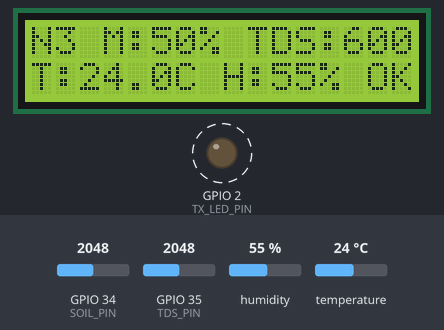
A sketch run on a simulated ESP32. On the bench: 16×2 character LCD, output pins drawn as LEDs (lit = HIGH). Dashed ring = blinking. Inputs (shaded band) come from the test bench; at power-on: GPIO 35 (TDS_PIN) = 2048, GPIO 34 (SOIL_PIN) = 2048, humidity 55 %, temperature 24 °C. WiFi joins after 1.5 s; servers stay silent unless stated; random numbers use the default seed unless the sketch sets one; no MQTT or app messages arrive unless stated; what the sketch prints to the serial monitor is not drawn.

Above: at 4.8 s.
4.9 s: GPIO 35 (TDS_PIN) set to 2327
At 6.27 s:
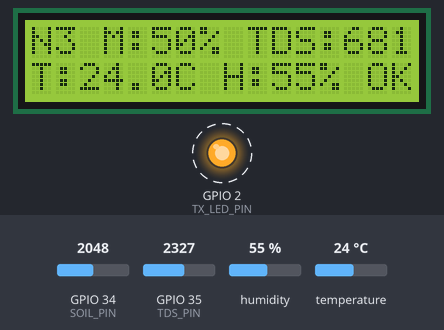
11.7 s: GPIO 35 (TDS_PIN) set to 2445
At 14.8 s:
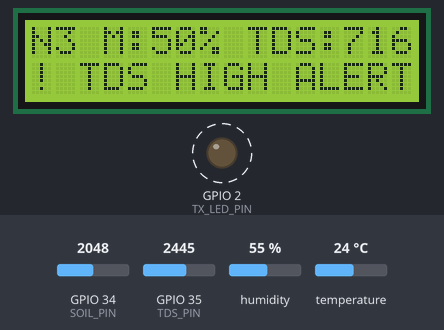
17.8 s: GPIO 34 (SOIL_PIN) set to 1228
At 18.83 s:
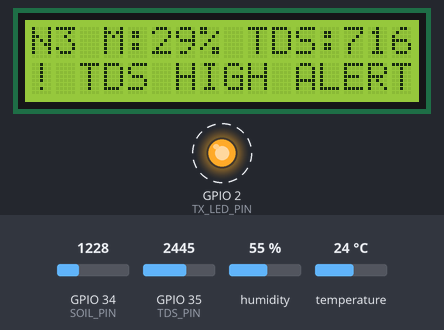
21.1 s: GPIO 35 (TDS_PIN) set to 1228
At 21.9 s:
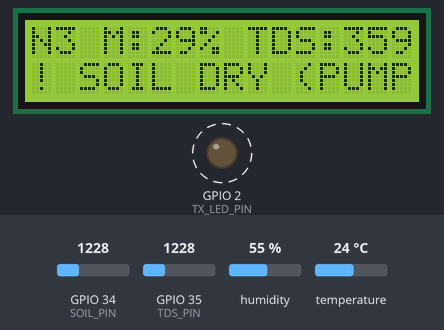
27.8 s: GPIO 34 (SOIL_PIN) set to 660
At 28.88 s:
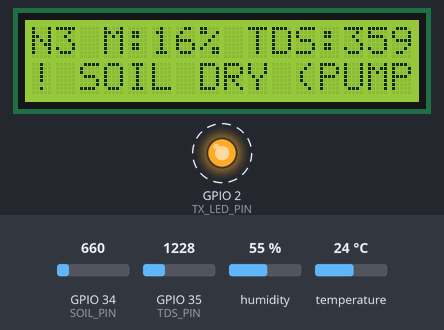
31.1 s: GPIO 34 (SOIL_PIN) set to 740
Timing chart, 0 to 35.4 s (numbered marks = the images above; inputs shaded):
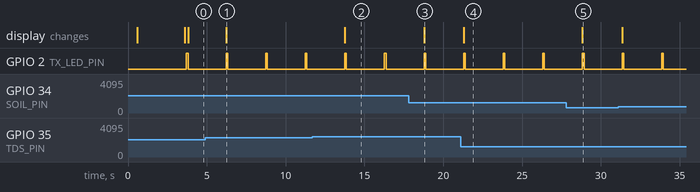

The sketch:

sketch3.ino
```cpp
/*
 * Smart Kitchen Garden Monitoring - SENSOR NODE 3 (Plant Pod 3)
 */

const char* SERVER_URL = " https://nasty-peaches-cover.loca.lt";
#define WOKWI_SIMULATION 1

#include <Wire.h>
#include <LiquidCrystal_I2C.h>
#include <DHT.h>

#if WOKWI_SIMULATION
  #include <WiFi.h>
  #include <PubSubClient.h>
#else
  #include <SPI.h>
  #include <LoRa.h>
#endif

// ================= NODE CONFIGURATION =================
const int NODE_ID = 3;
const char* POD_NAME = "Pod 3";
const char* MQTT_TOPIC = "kitchen_garden_lora/node3";

// Pin Definitions
#define DHTPIN 4
#define DHTTYPE DHT22
#define SOIL_PIN 34
#define TDS_PIN 35
#define TX_LED_PIN 2

#if !WOKWI_SIMULATION
  #define LORA_SS 5
  #define LORA_RST 14
  #define LORA_DIO0 26
#endif

DHT dht(DHTPIN, DHTTYPE);
LiquidCrystal_I2C lcd(0x27, 16, 2);

const int MOISTURE_THRESHOLD = 40;  // Below 40% = Dry soil
const int TDS_THRESHOLD = 700;       // Above 700 ppm = High TDS alert

#if WOKWI_SIMULATION
  const char* WIFI_SSID = "Wokwi-GUEST";
  const char* WIFI_PASSWORD = "";
  const char* MQTT_BROKER = "broker.hivemq.com";
  const int MQTT_PORT = 1883;

  WiFiClient espClient;
  PubSubClient mqttClient(espClient);

  void setupWiFi() {
    delay(10);
    Serial.println();
    Serial.print("[WiFi] Connecting to ");
    Serial.println(WIFI_SSID);
    WiFi.begin(WIFI_SSID, WIFI_PASSWORD);

    int retries = 0;
    while (WiFi.status() != WL_CONNECTED && retries < 25) {
      delay(300);
      Serial.print(".");
      retries++;
    }
    if (WiFi.status() == WL_CONNECTED) {
      Serial.println("\n[WiFi] Connected successfully!");
      Serial.print("[WiFi] IP: ");
      Serial.println(WiFi.localIP());
    } else {
      Serial.println("\n[WiFi] Connection pending, will retry in background...");
    }
  }

  void reconnectMQTT() {
    while (!mqttClient.connected()) {
      Serial.print("[MQTT] Connecting to broker.hivemq.com...");
      String clientId = "KitchenGardenNode-" + String(NODE_ID) + "-" + String(random(0xffff), HEX);
      if (mqttClient.connect(clientId.c_str())) {
        Serial.println(" Connected successfully!");
      } else {
        Serial.print(" Failed (rc=");
        Serial.print(mqttClient.state());
        Serial.println("), retrying in 2 seconds...");
        delay(2000);
      }
    }
  }
#endif

void setup() {
  Serial.begin(115200);
  delay(500);

  pinMode(TX_LED_PIN, OUTPUT);
  digitalWrite(TX_LED_PIN, LOW);

  Wire.begin(21, 22);
  lcd.init();
  lcd.backlight();
  lcd.setCursor(0, 0);
  lcd.print("Kitchen Garden");
  lcd.setCursor(0, 1);
  lcd.print(String(POD_NAME) + " Init");

  dht.begin();

  Serial.println("\n==========================================");
  Serial.printf(" SMART KITCHEN GARDEN - NODE %d [%s]\n", NODE_ID, POD_NAME);
  Serial.println("==========================================");

#if WOKWI_SIMULATION
  Serial.println("[MODE] Simulation via MQTT Virtual LoRa");
  setupWiFi();
  mqttClient.setServer(MQTT_BROKER, MQTT_PORT);
#else
  Serial.println("[MODE] Physical SX1278 LoRa Hardware");
  LoRa.setPins(LORA_SS, LORA_RST, LORA_DIO0);
  if (LoRa.begin(433E6)) {
    Serial.println("[LoRa] SX1278 transceiver ready at 433 MHz");
  } else {
    Serial.println("[LoRa] Transceiver failed to start!");
  }
#endif

  delay(1500);
  lcd.clear();
}

unsigned long lastTransmitTime = 0;

void loop() {
#if WOKWI_SIMULATION
  if (!mqttClient.connected()) {
    reconnectMQTT();
  }
  mqttClient.loop();
#endif

  if (millis() - lastTransmitTime >= 2500) {
    lastTransmitTime = millis();

    int soilRaw = analogRead(SOIL_PIN);
    int tdsRaw = analogRead(TDS_PIN);
    float temp = dht.readTemperature();
    float hum = dht.readHumidity();

    if (isnan(temp) || isnan(hum)) {
      temp = 25.0;
      hum = 60.0;
    }

    int moisturePercent = map(soilRaw, 0, 4095, 0, 100);
    int tdsPpm = map(tdsRaw, 0, 4095, 0, 1200);

    bool soilDry = (moisturePercent < MOISTURE_THRESHOLD);
    bool tdsAbnormal = (tdsPpm > TDS_THRESHOLD);

    Serial.println("\n-------------------------------------------");
    Serial.printf(" [NODE %d - %s]\n", NODE_ID, POD_NAME);
    Serial.printf(" Moisture    : %d %% (%s)\n", moisturePercent, soilDry ? "DRY -> PUMP ON" : "OPTIMAL");
    Serial.printf(" TDS Level   : %d ppm (%s)\n", tdsPpm, tdsAbnormal ? "ALERT: HIGH!" : "NORMAL");
    Serial.printf(" Temperature : %.1f C | Humidity: %.1f %%\n", temp, hum);

    lcd.clear();
    lcd.setCursor(0, 0);
    lcd.printf("N%d M:%d%% TDS:%d", NODE_ID, moisturePercent, tdsPpm);
    lcd.setCursor(0, 1);
    if (tdsAbnormal) {
      lcd.print("! TDS HIGH ALERT");
    } else if (soilDry) {
      lcd.print("! SOIL DRY (PUMP)");
    } else {
      lcd.printf("T:%.1fC H:%.0f%% OK", temp, hum);
    }

    String payload = "NODE" + String(NODE_ID) + "," +
                     String(moisturePercent) + "," +
                     String(tdsPpm) + "," +
                     String(temp, 1) + "," +
                     String(hum, 1) + "," +
                     (tdsAbnormal ? "ALERT" : (soilDry ? "DRY" : "OK"));

    digitalWrite(TX_LED_PIN, HIGH);

#if WOKWI_SIMULATION
    Serial.print(" [VIRTUAL LORA TX -> MQTT] Packet: ");
    Serial.print(payload);
    boolean published = mqttClient.publish(MQTT_TOPIC, payload.c_str());
    if (published) {
      Serial.println(" -> [SUCCESS DELIVERED]");
    } else {
      Serial.println(" -> [FAILED TO SEND]");
    }
    mqttClient.loop();
#else
    Serial.print(" [HARDWARE LORA TX] Packet: ");
    Serial.println(payload);
    LoRa.beginPacket();
    LoRa.print(payload);
    LoRa.endPacket();
#endif

    delay(100);
    digitalWrite(TX_LED_PIN, LOW);
  }

  delay(20);
}
```

Measured:
- the behaviour switches between 2392 and 2393 on GPIO 35 (TDS_PIN) (found by bisection; images 1 and 2)
- after the input at 4.9 s, the display: changes after 1.3 s (image 1)
- after the input at 11.7 s, the display: changes after 2.1 s (image 2)
- after the input at 17.8 s, the display: changes after 0.98 s (image 3)
- after the input at 21.1 s, the display: changes after 0.19 s (image 4)
- after the input at 27.8 s, the display: changes after 1.0 s (image 5)
- by itself, GPIO 2 (TX_LED_PIN): alternates HIGH for 0.10 s and LOW for 2.4 s
